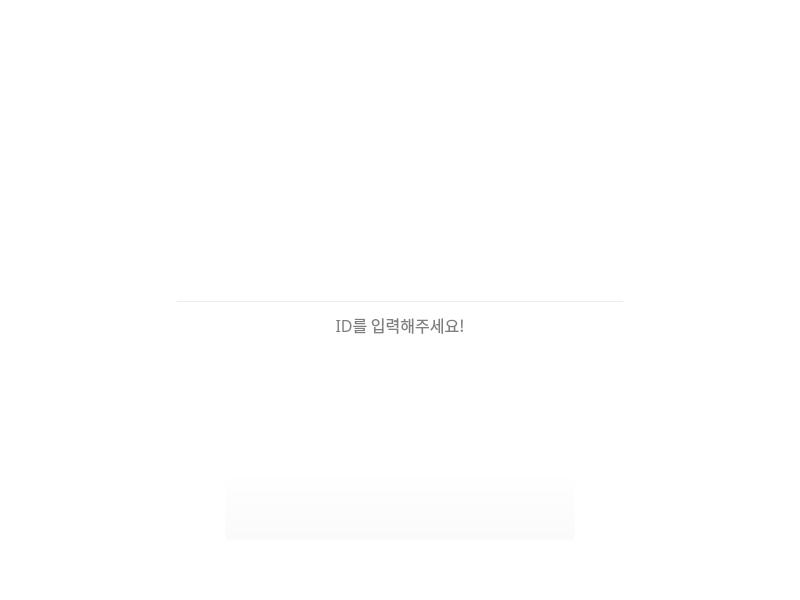
<?xml version="1.0" encoding="UTF-8"?>
<ui version="4.0">
 <class>MainWindow</class>
 <widget class="QMainWindow" name="MainWindow">
  <property name="geometry">
   <rect>
    <x>0</x>
    <y>0</y>
    <width>800</width>
    <height>600</height>
   </rect>
  </property>
  <property name="windowTitle">
   <string>MainWindow</string>
  </property>
  <property name="styleSheet">
   <string notr="true">background-color: rgba(255, 255, 255, 0);</string>
  </property>
  <property name="tabShape">
   <enum>QTabWidget::Rounded</enum>
  </property>
  <widget class="QWidget" name="centralwidget">
   <widget class="QPushButton" name="pushButton">
    <property name="enabled">
     <bool>true</bool>
    </property>
    <property name="geometry">
     <rect>
      <x>225</x>
      <y>470</y>
      <width>350</width>
      <height>70</height>
     </rect>
    </property>
    <property name="cursor">
     <cursorShape>OpenHandCursor</cursorShape>
    </property>
    <property name="mouseTracking">
     <bool>true</bool>
    </property>
    <property name="autoFillBackground">
     <bool>false</bool>
    </property>
    <property name="styleSheet">
     <string notr="true">QPushButton{
	border-image: url(:/main_screen/main_button.png);
}
QPushButton::hover{
	border-image: url(:/main_screen/main_button_hover.png);
}</string>
    </property>
    <property name="text">
     <string/>
    </property>
    <property name="iconSize">
     <size>
      <width>254</width>
      <height>60</height>
     </size>
    </property>
    <property name="checkable">
     <bool>false</bool>
    </property>
    <property name="autoRepeat">
     <bool>false</bool>
    </property>
    <property name="autoExclusive">
     <bool>false</bool>
    </property>
    <property name="autoDefault">
     <bool>false</bool>
    </property>
   </widget>
   <widget class="QLabel" name="label">
    <property name="geometry">
     <rect>
      <x>0</x>
      <y>0</y>
      <width>800</width>
      <height>600</height>
     </rect>
    </property>
    <property name="styleSheet">
     <string notr="true">border-image: url(:/main_screen/main_screen.png);</string>
    </property>
    <property name="text">
     <string/>
    </property>
    <property name="pixmap">
     <pixmap>images_project1/main_screen.png</pixmap>
    </property>
    <property name="scaledContents">
     <bool>true</bool>
    </property>
   </widget>
   <widget class="QLabel" name="label_2">
    <property name="geometry">
     <rect>
      <x>100</x>
      <y>100</y>
      <width>600</width>
      <height>100</height>
     </rect>
    </property>
    <property name="styleSheet">
     <string notr="true">border-image: url(:/main_screen/main_text.png);</string>
    </property>
    <property name="text">
     <string/>
    </property>
    <property name="pixmap">
     <pixmap>images_project1/main_text.png</pixmap>
    </property>
    <property name="scaledContents">
     <bool>true</bool>
    </property>
   </widget>
   <widget class="QLineEdit" name="lineEdit">
    <property name="geometry">
     <rect>
      <x>175</x>
      <y>300</y>
      <width>450</width>
      <height>50</height>
     </rect>
    </property>
    <property name="font">
     <font>
      <family>마루 부리 Beta</family>
      <pointsize>12</pointsize>
      <weight>50</weight>
      <bold>false</bold>
      <stylestrategy>PreferDefault</stylestrategy>
     </font>
    </property>
    <property name="styleSheet">
     <string notr="true">border-image: url(:/main_screen/main_text_in.png);
color: rgb(0, 0, 0);</string>
    </property>
    <property name="text">
     <string/>
    </property>
    <property name="alignment">
     <set>Qt::AlignCenter</set>
    </property>
    <property name="placeholderText">
     <string>ID를 입력해주세요!</string>
    </property>
   </widget>
   <zorder>label</zorder>
   <zorder>pushButton</zorder>
   <zorder>label_2</zorder>
   <zorder>lineEdit</zorder>
  </widget>
 </widget>
 <resources>
  <include location="data/images/resources.qrc"/>
 </resources>
 <connections/>
</ui>
